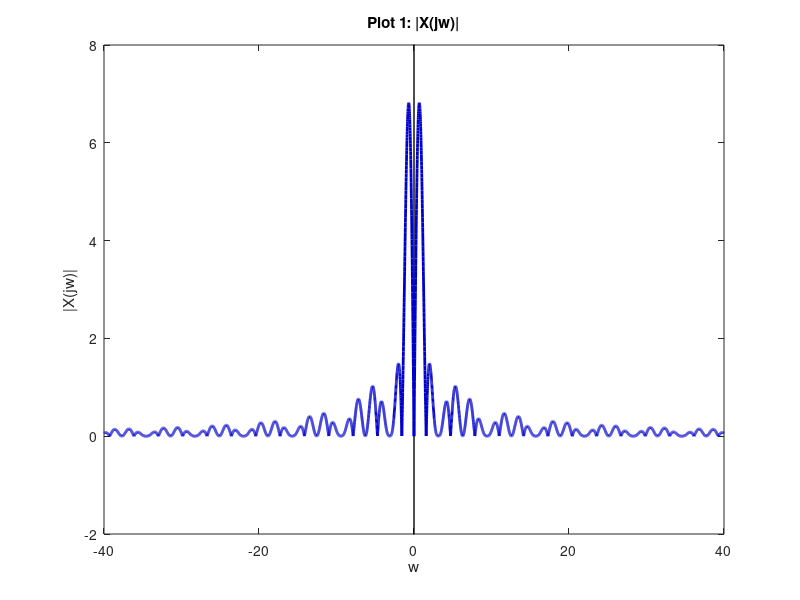
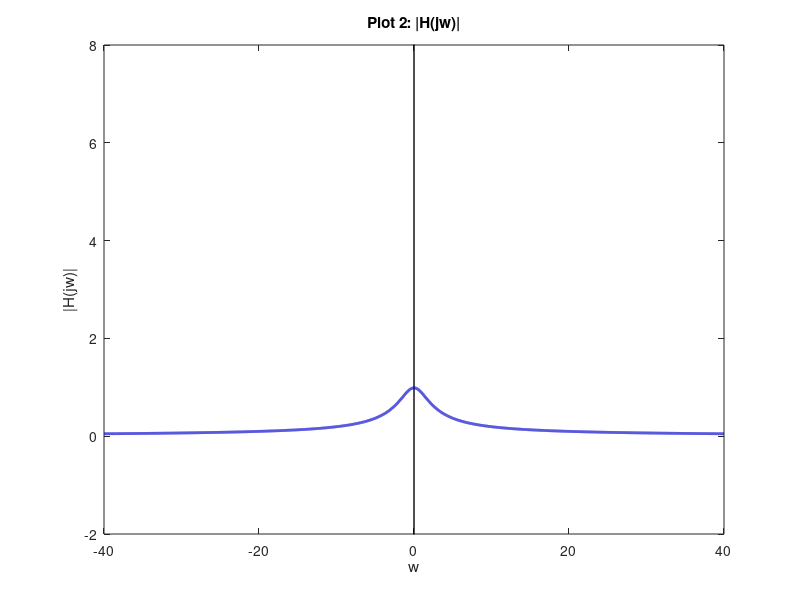
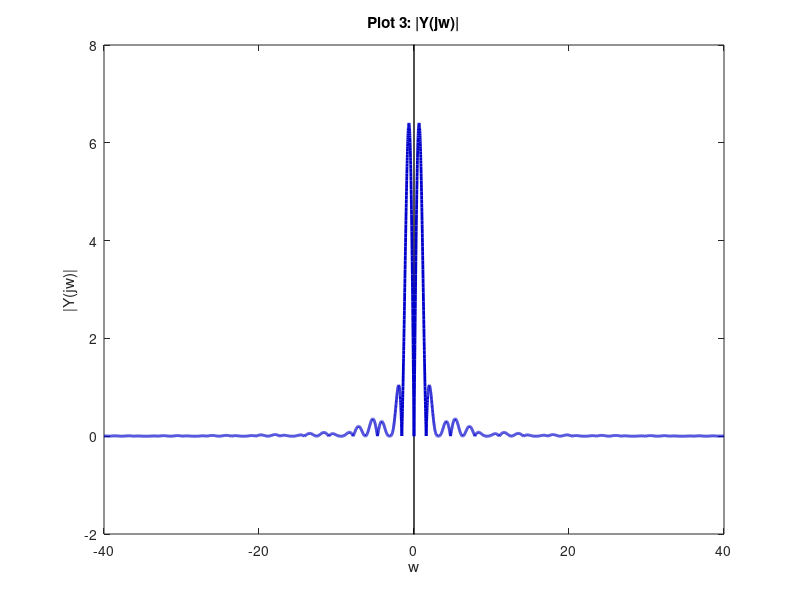
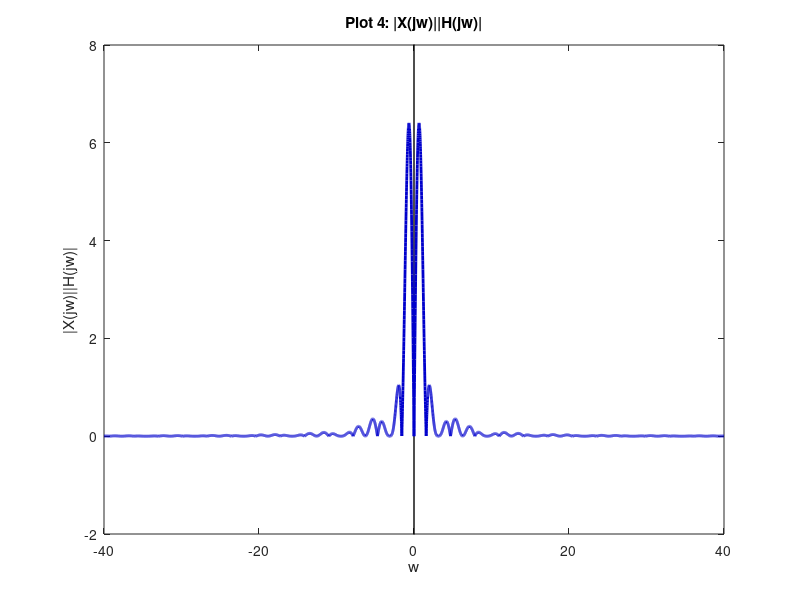

Reproduce these figures in MATLAB, in order. (Note: this script raises an error after producing the figures.)
% Gregory Pavlunenko
% C25220578
% MATLAB 3
clear;clc;close all;

A = 2;
b = 0.01;
t_1 = -1 : b : 8;
x_1 = ((1)*((t_1>0)&(t_1<=1)) + (2)*((t_1>1)&(t_1<=2)) + (1)*((t_1>2)&(t_1<=3)) + (-1)*((t_1>4)&(t_1<=5)) + (-2)*((t_1>5)&(t_1<=6)) + (-1)*((t_1>6)&(t_1<=7)));
   

t_2 = -1 : b : 11;
h_1 = (A*exp(-A*t_2)).*((t_2>0)&(t_2<=10));

y_1 = conv(x_1,h_1).*b;

w_1 = -40 : b : 40;

t_3 = t_1(1)+t_2(1) : b: t_1(end)+t_2(end);

t_4 = t_1(1)+t_2(1)+w_1(1) : b: t_1(end)+t_2(end)+w_1(end);

%1
X = x_1*exp(-1i*t_1.'*w_1).*b;
MagX = abs(X);

figure();
plot([-40,40],[0,0],'LineStyle','-','Color',[0,0,0],'LineWidth',1);
plot([0,0],[-40,40],'LineStyle','-','Color',[0,0,0],'LineWidth',1);
hold on;
p1 = plot(w_1,MagX,'LineStyle','-','Color',[0,0,0.8],'LineWidth',2);
hold off;
axis([-40,40,-2,8]);
title1 = sprintf('Plot 1: |X(jw)|');
title(title1);
xlabel('w');
ylabel('|X(jw)|');
%2
H = h_1*exp(-1i*t_2.'*w_1).*b;
MagH = abs(H);

figure();
plot([-40,40],[0,0],'LineStyle','-','Color',[0,0,0],'LineWidth',1);
plot([0,0],[-40,40],'LineStyle','-','Color',[0,0,0],'LineWidth',1);
hold on;
p1 = plot(w_1,MagH,'LineStyle','-','Color',[0,0,0.8],'LineWidth',2);
hold off;
axis([-40,40,-2,8]);
title1 = sprintf('Plot 2: |H(jw)|');
title(title1);
xlabel('w');
ylabel('|H(jw)|');
%3
Y = y_1*exp(-1i*t_3.'*w_1).*b;
MagY = abs(Y);

figure();
plot([-40,40],[0,0],'LineStyle','-','Color',[0,0,0],'LineWidth',1);
plot([0,0],[-40,40],'LineStyle','-','Color',[0,0,0],'LineWidth',1);
hold on;
p1 = plot(w_1,MagY,'LineStyle','-','Color',[0,0,0.8],'LineWidth',2);
hold off;
axis([-40,40,-2,8]);
title1 = sprintf('Plot 3: |Y(jw)|');
title(title1);
xlabel('w');
ylabel('|Y(jw)|');
%4
HX = MagH.*MagX;


figure();
plot([-40,40],[0,0],'LineStyle','-','Color',[0,0,0],'LineWidth',1);
plot([0,0],[-40,40],'LineStyle','-','Color',[0,0,0],'LineWidth',1);
hold on;
p1 = plot(w_1,HX,'LineStyle','-','Color',[0,0,0.8],'LineWidth',2);
hold off;
axis([-40,40,-2,8]);
title1 = sprintf('Plot 4: |X(jw)||H(jw)|');
title(title1);
xlabel('w');
ylabel('|X(jw)||H(jw)|');

%5
Ex = sum(abs(x_1).^2).*b;

C = clip(x_1, 0, 5);
Ebx = sum(C.^2).*b;

Percentage = Ebx/Ex * 100;
fprintf("Percentage of energy in band [0,5] for x is %0.2f%% \n",Percentage);
%6
Ey = sum(abs(y_1).^2).*b;

C = clip(y_1, 0, 5);
Eby = sum(C.^2).*b;

Percentage = Eby/Ey * 100;
fprintf("Percentage of energy in band [0,5] for y is %0.2f%% \n",Percentage);
